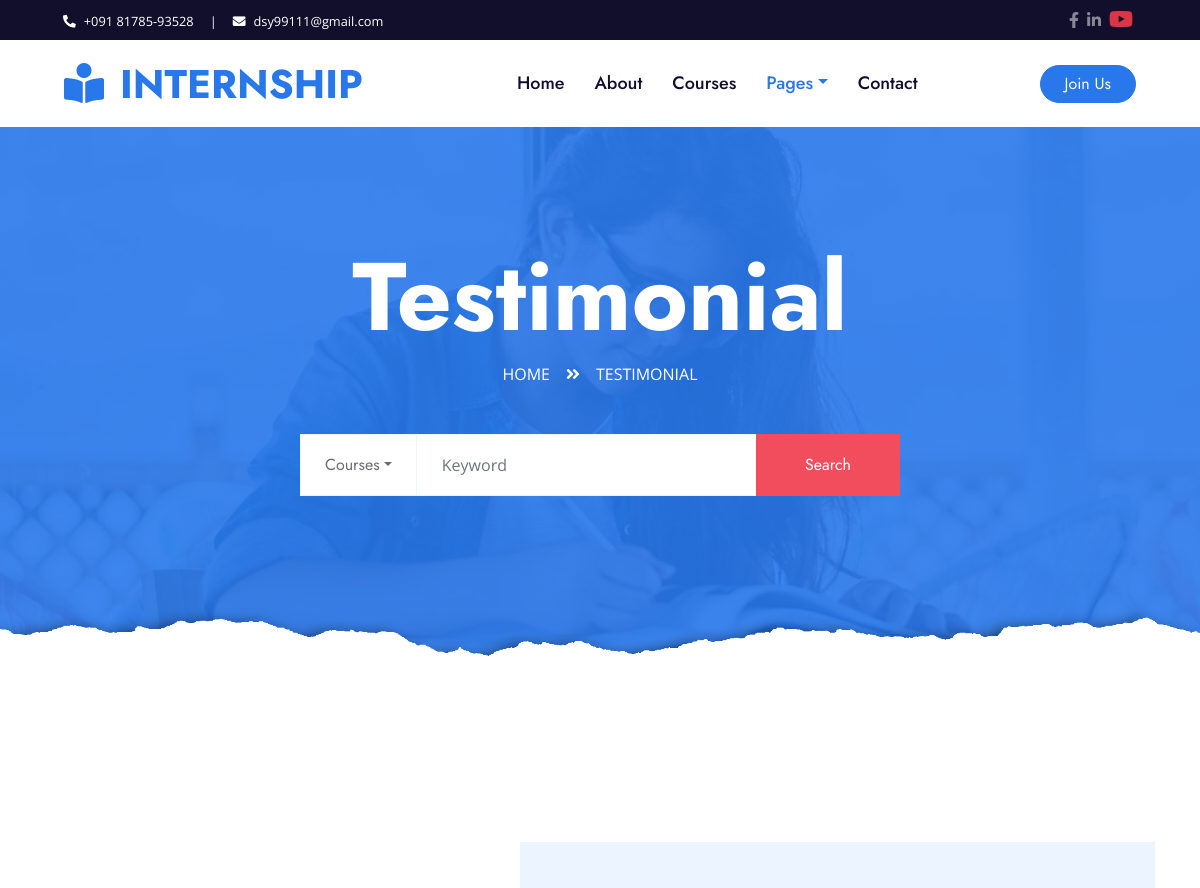
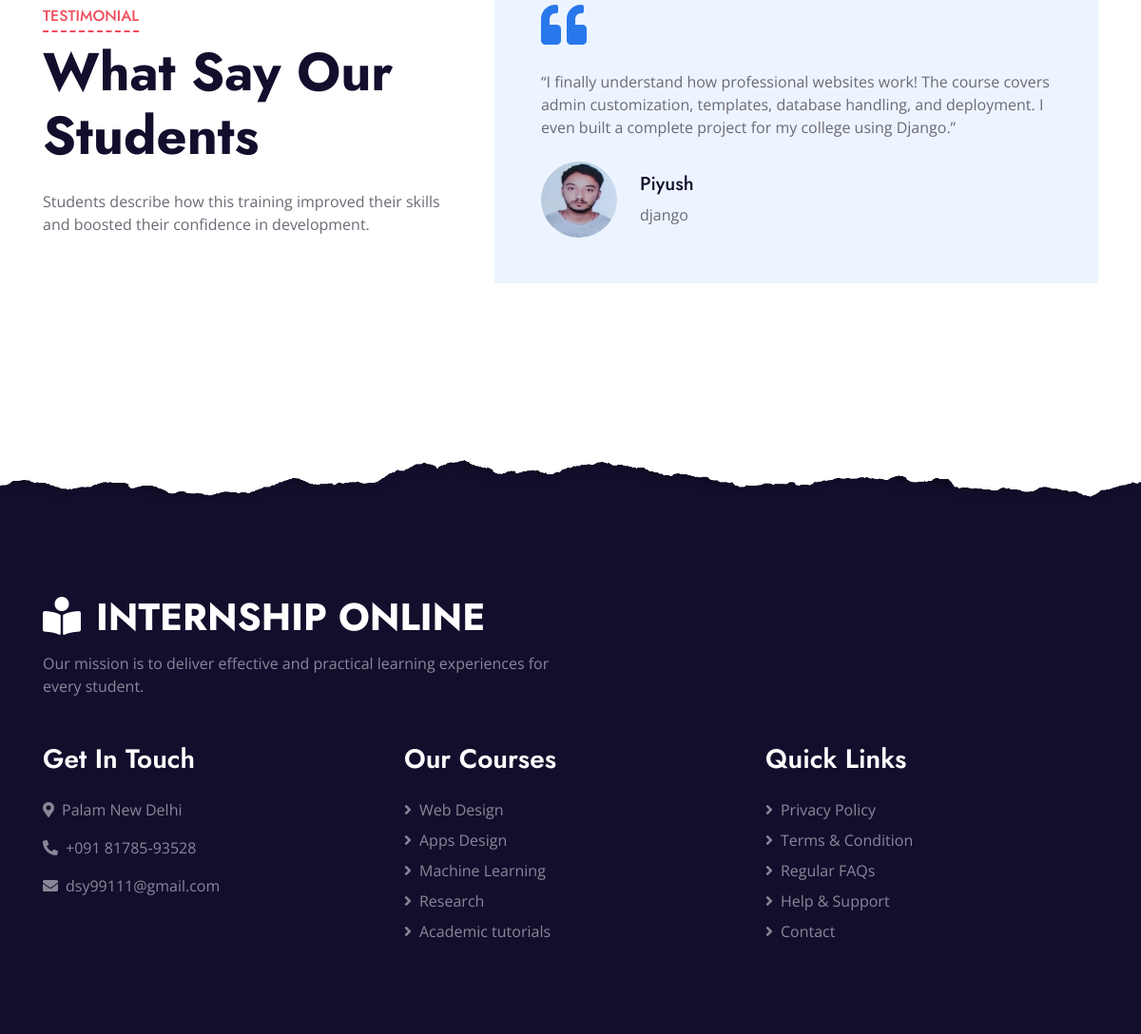
Page /testimonial/ on the committed database (2 pictures, top to bottom).
### internshipmain/models.py (models this page shows, shortened)
class Testimonial(models.Model):
    name = models.CharField(max_length=200)
    course = models.CharField(max_length=200)
    message = models.TextField()
    image = models.ImageField(upload_to="testimonials/", blank=True, null=True)
    created_at = models.DateTimeField(auto_now_add=True)

### internshipmain/views.py (the view)
# urls.py: path('testimonial/', views.testimonial, name='testimonial'),  # ✅ Added
def testimonial(request):
    testimonials = Testimonial.objects.all()
    return render(request, 'internshipmain/testimonial.html', {'testimonials': testimonials})

### internshipmain/templates/internshipmain/testimonial.html (shortened to what this page needs)
{% load static %}
<!DOCTYPE html>
<html lang="en">
<head>
    <link href="https://cdnjs.cloudflare.com/ajax/libs/font-awesome/5.10.0/css/all.min.css" rel="stylesheet">
    <link href="{% static 'lib/owlcarousel/assets/owl.carousel.min.css' %}" rel="stylesheet">
    <link href="{% static 'css/style.css' %}" rel="stylesheet">
</head>
<body>
    <div class="container-fluid bg-dark">
        <div class="row py-2 px-lg-5">
            <div class="col-lg-6 text-center text-lg-left mb-2 mb-lg-0">
                <div class="d-inline-flex align-items-center text-white">
                    <small><i class="fa fa-phone-alt mr-2"></i>+091 81785-93528</small>
                    <small class="px-3">|</small>
                    <small><i class="fa fa-envelope mr-2"></i>dsy99111@gmail.com</small>
                </div>
            </div>
            <div class="col-lg-6 text-center text-lg-right">
               <div class="d-inline-flex align-items-center">
    <a href="https://www.facebook.com/profile.php?id=100067208660401" class="text-white-50 mx-1">
        <i class="fab fa-facebook-f"></i>
    </a>
    <a href="https://www.linkedin.com/in/dharmender-singh-87997899/" class="text-white-50 mx-1">
        <i class="fab fa-linkedin-in"></i>
    </a>
    <a href="https://www.youtube.com/@codewithdharm" target="_blank" class="text-danger mx-1">
        <i class="fab fa-youtube fa-lg"></i>
    </a>
</div>
            </div>
        </div>
    </div>
    <div class="container-fluid p-0">
        <nav class="navbar navbar-expand-lg bg-white navbar-light py-3 py-lg-0 px-lg-5">
            <a href="{% url 'home' %}" class="navbar-brand ml-lg-3">
                <h1 class="m-0 text-uppercase text-primary"><i class="fa fa-book-reader mr-3"></i>Internship</h1>
            </a>
            <div class="collapse navbar-collapse justify-content-between px-lg-3" id="navbarCollapse">
                <div class="navbar-nav mx-auto py-0">
                    <a href="{% url 'home' %}" class="nav-item nav-link">Home</a>
                    <a href="{% url 'about' %}" class="nav-item nav-link">About</a>
                    <a href="{% url 'courses' %}" class="nav-item nav-link">Courses</a>
                    <div class="nav-item dropdown">
                        <a href="#" class="nav-link dropdown-toggle active" data-toggle="dropdown">Pages</a>
                    </div>
                    <a href="{% url 'contact' %}" class="nav-item nav-link">Contact</a>
                </div>
                <a href="https://www.codecademyonline.com/register/" class="btn btn-primary rounded-pill px-4 ms-lg-3 d-none d-lg-block">Join Us</a>
            </div>
        </nav>
    </div>
    <div class="jumbotron jumbotron-fluid page-header position-relative overlay-bottom" style="margin-bottom: 90px;">
        <div class="container text-center py-5">
            <h1 class="text-white display-1">Testimonial</h1>
            <div class="d-inline-flex text-white mb-5">
                <p class="m-0 text-uppercase"><a class="text-white" href="{% url 'home' %}">Home</a></p>
                <i class="fa fa-angle-double-right pt-1 px-3"></i>
                <p class="m-0 text-uppercase">Testimonial</p>
            </div>
            <div class="mx-auto mb-5" style="width: 100%; max-width: 600px;">
                <div class="input-group">
                    <div class="input-group-prepend">
                        <button class="btn btn-outline-light bg-white text-body px-4 dropdown-toggle" type="button" data-toggle="dropdown"
                            aria-haspopup="true" aria-expanded="false">Courses</button>
                    </div>
                    <input type="text" class="form-control border-light" style="padding: 30px 25px;" placeholder="Keyword">
                    <div class="input-group-append">
                        <button class="btn btn-secondary px-4 px-lg-5">Search</button>
                    </div>
                </div>
            </div>
        </div>
    </div>
    <div class="container-fluid py-5">
        <div class="container py-5">
            <div class="row align-items-center">
                <div class="col-lg-5 mb-5 mb-lg-0">
                    <div class="section-title position-relative mb-4">
                        <h6 class="d-inline-block position-relative text-secondary text-uppercase pb-2">Testimonial</h6>
                        <h1 class="display-4">What Say Our Students</h1>
                    </div>
                    <p class="m-0">Students describe how this training improved their skills and boosted their confidence in development.</p>
                </div>
                <div class="col-lg-7">
                    <div class="owl-carousel testimonial-carousel">
    {% for t in testimonials %}
    <div class="bg-light p-5">
        <i class="fa fa-3x fa-quote-left text-primary mb-4"></i>
        <p>{{ t.message }}</p>
        <div class="d-flex flex-shrink-0 align-items-center mt-4">
            {% if t.image %}
                <img class="img-fluid mr-4"
                     src="{{ t.image.url }}"
                     alt="{{ t.name }}"
                     style="width: 80px; height: 80px; border-radius: 50%;">
            {% else %}
                <img class="img-fluid mr-4"
                     src="{% static 'img/default-user.png' %}"
                     alt=""
                     style="width: 80px; height: 80px; border-radius: 50%;">
            {% endif %}
            <div>
                <h5>{{ t.name }}</h5>
                <span>{{ t.course }}</span>
            </div>
        </div>
    </div>
    {% endfor %}
</div>
                </div>
            </div>
        </div>
    </div>
    <div class="container-fluid position-relative overlay-top bg-dark text-white-50 py-5" style="margin-top: 90px;">
        <div class="container mt-5 pt-5">
            <div class="row">
                <div class="col-md-6 mb-5">
                    <a href="{% url 'home' %}" class="navbar-brand">
                        <h1 class="mt-n2 text-uppercase text-white"><i class="fa fa-book-reader mr-3"></i>Internship Online</h1>
                    </a>
                    <p class="m-0">Our mission is to deliver effective and practical learning experiences for every student.</p>
                </div>
            </div>
            <div class="row">
                <div class="col-md-4 mb-5">
                    <h3 class="text-white mb-4">Get In Touch</h3>
                    <p><i class="fa fa-map-marker-alt mr-2"></i>Palam New Delhi</p>
                    <p><i class="fa fa-phone-alt mr-2"></i>+091 81785-93528</p>
                    <p><i class="fa fa-envelope mr-2"></i>dsy99111@gmail.com</p>
                </div>
                <div class="col-md-4 mb-5">
                    <h3 class="text-white mb-4">Our Courses</h3>
                    <div class="d-flex flex-column justify-content-start">
                        <a class="text-white-50 mb-2" href="#"><i class="fa fa-angle-right mr-2"></i>Web Design</a>
                        <a class="text-white-50 mb-2" href="#"><i class="fa fa-angle-right mr-2"></i>Apps Design</a>
                        <a class="text-white-50 mb-2" href="#"><i class="fa fa-angle-right mr-2"></i>Machine Learning</a>
                        <a class="text-white-50 mb-2" href="#"><i class="fa fa-angle-right mr-2"></i>Research</a>
                        <a class="text-white-50" href="#"><i class="fa fa-angle-right mr-2"></i>Academic tutorials</a>
                    </div>
                </div>
                <div class="col-md-4 mb-5">
                    <h3 class="text-white mb-4">Quick Links</h3>
                    <div class="d-flex flex-column justify-content-start">
                        <a class="text-white-50 mb-2" href="#"><i class="fa fa-angle-right mr-2"></i>Privacy Policy</a>
                        <a class="text-white-50 mb-2" href="#"><i class="fa fa-angle-right mr-2"></i>Terms & Condition</a>
                        <a class="text-white-50 mb-2" href="#"><i class="fa fa-angle-right mr-2"></i>Regular FAQs</a>
                        <a class="text-white-50 mb-2" href="#"><i class="fa fa-angle-right mr-2"></i>Help & Support</a>
                        <a class="text-white-50" href="{% url 'contact' %}"><i class="fa fa-angle-right mr-2"></i>Contact</a>
                    </div>
                </div>
            </div>
        </div>
    </div>
</body>
</html>

### rows in the picture
Testimonial: message "“I finally understand how professional websites work! The course covers admin customization, templates, database handling, and deployment. I even built a complete project for my college using Django.”", image (picture), name "Piyush", course "django"
